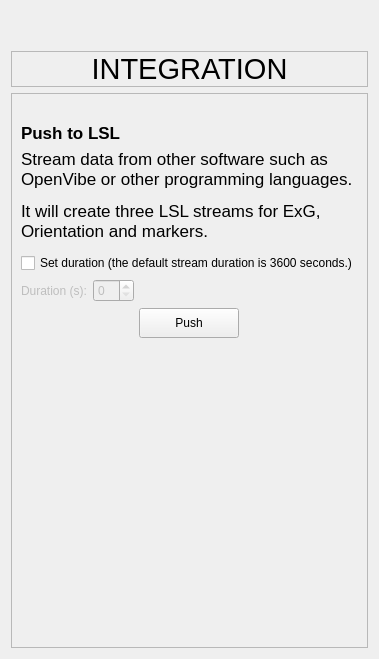
            <widget class="QWidget" name="page_integration">
             <layout class="QVBoxLayout" name="verticalLayout_12">
              <item>
               <spacer name="verticalSpacer_8">
                <property name="orientation">
                 <enum>Qt::Vertical</enum>
                </property>
                <property name="sizeType">
                 <enum>QSizePolicy::Maximum</enum>
                </property>
                <property name="sizeHint" stdset="0">
                 <size>
                  <width>20</width>
                  <height>20</height>
                 </size>
                </property>
               </spacer>
              </item>
              <item>
               <spacer name="verticalSpacer_9">
                <property name="orientation">
                 <enum>Qt::Vertical</enum>
                </property>
                <property name="sizeType">
                 <enum>QSizePolicy::Fixed</enum>
                </property>
                <property name="sizeHint" stdset="0">
                 <size>
                  <width>20</width>
                  <height>20</height>
                 </size>
                </property>
               </spacer>
              </item>
              <item>
               <widget class="QFrame" name="frame_integration_title">
                <property name="maximumSize">
                 <size>
                  <width>16777215</width>
                  <height>50</height>
                 </size>
                </property>
                <property name="styleSheet">
                 <string notr="true"/>
                </property>
                <property name="frameShape">
                 <enum>QFrame::StyledPanel</enum>
                </property>
                <property name="frameShadow">
                 <enum>QFrame::Raised</enum>
                </property>
                <layout class="QHBoxLayout" name="horizontalLayout_29">
                 <property name="spacing">
                  <number>0</number>
                 </property>
                 <property name="leftMargin">
                  <number>0</number>
                 </property>
                 <property name="topMargin">
                  <number>0</number>
                 </property>
                 <property name="rightMargin">
                  <number>0</number>
                 </property>
                 <property name="bottomMargin">
                  <number>0</number>
                 </property>
                 <item>
                  <widget class="QLabel" name="integration_title">
                   <property name="minimumSize">
                    <size>
                     <width>0</width>
                     <height>0</height>
                    </size>
                   </property>
                   <property name="font">
                    <font>
                     <pointsize>22</pointsize>
                     <italic>false</italic>
                     <bold>false</bold>
                    </font>
                   </property>
                   <property name="text">
                    <string>INTEGRATION</string>
                   </property>
                   <property name="alignment">
                    <set>Qt::AlignCenter</set>
                   </property>
                  </widget>
                 </item>
                </layout>
               </widget>
              </item>
              <item>
               <widget class="QFrame" name="frame_integration">
                <property name="styleSheet">
                 <string notr="true"/>
                </property>
                <property name="frameShape">
                 <enum>QFrame::StyledPanel</enum>
                </property>
                <property name="frameShadow">
                 <enum>QFrame::Raised</enum>
                </property>
                <layout class="QVBoxLayout" name="verticalLayout_36">
                 <item>
                  <spacer name="verticalSpacer_7">
                   <property name="orientation">
                    <enum>Qt::Vertical</enum>
                   </property>
                   <property name="sizeType">
                    <enum>QSizePolicy::Fixed</enum>
                   </property>
                   <property name="sizeHint" stdset="0">
                    <size>
                     <width>20</width>
                     <height>20</height>
                    </size>
                   </property>
                  </spacer>
                 </item>
                 <item>
                  <layout class="QVBoxLayout" name="verticalLayout_3">
                   <item>
                    <widget class="QLabel" name="label_2">
                     <property name="maximumSize">
                      <size>
                       <width>16777215</width>
                       <height>30</height>
                      </size>
                     </property>
                     <property name="font">
                      <font>
                       <pointsize>13</pointsize>
                       <italic>false</italic>
                       <bold>false</bold>
                       <kerning>true</kerning>
                      </font>
                     </property>
                     <property name="text">
                      <string>&lt;html&gt;&lt;head/&gt;&lt;body&gt;&lt;p&gt;&lt;span style=&quot; font-weight:600;&quot;&gt;Push to LSL&lt;/span&gt;&lt;/p&gt;&lt;/body&gt;&lt;/html&gt;</string>
                     </property>
                    </widget>
                   </item>
                   <item>
                    <widget class="QLabel" name="label_11">
                     <property name="font">
                      <font>
                       <pointsize>13</pointsize>
                       <italic>false</italic>
                       <bold>false</bold>
                      </font>
                     </property>
                     <property name="text">
                      <string>&lt;html&gt;&lt;head/&gt;&lt;body&gt;&lt;p&gt;Stream data from other software such as OpenVibe or other programming languages. &lt;/p&gt;&lt;p&gt;It will create three LSL streams for ExG, Orientation and markers. &lt;/p&gt;&lt;/body&gt;&lt;/html&gt;</string>
                     </property>
                     <property name="wordWrap">
                      <bool>true</bool>
                     </property>
                    </widget>
                   </item>
                   <item>
                    <widget class="QFrame" name="empty_frame_5">
                     <property name="frameShape">
                      <enum>QFrame::StyledPanel</enum>
                     </property>
                     <property name="frameShadow">
                      <enum>QFrame::Raised</enum>
                     </property>
                    </widget>
                   </item>
                   <item>
                    <widget class="QCheckBox" name="cb_lsl_duration">
                     <property name="text">
                      <string>Set duration (the default stream duration is 3600 seconds.)</string>
                     </property>
                    </widget>
                   </item>
                   <item>
                    <layout class="QHBoxLayout" name="horizontalLayout_13">
                     <item>
                      <widget class="QLabel" name="label_lsl_duration">
                       <property name="enabled">
                        <bool>false</bool>
                       </property>
                       <property name="text">
                        <string>Duration (s):</string>
                       </property>
                      </widget>
                     </item>
                     <item>
                      <widget class="QSpinBox" name="lsl_duration_value">
                       <property name="enabled">
                        <bool>false</bool>
                       </property>
                       <property name="maximumSize">
                        <size>
                         <width>150</width>
                         <height>16777215</height>
                        </size>
                       </property>
                      </widget>
                     </item>
                     <item>
                      <spacer name="horizontalSpacer_7">
                       <property name="orientation">
                        <enum>Qt::Horizontal</enum>
                       </property>
                       <property name="sizeHint" stdset="0">
                        <size>
                         <width>40</width>
                         <height>20</height>
                        </size>
                       </property>
                      </spacer>
                     </item>
                    </layout>
                   </item>
                   <item alignment="Qt::AlignHCenter">
                    <widget class="QPushButton" name="btn_push_lsl">
                     <property name="minimumSize">
                      <size>
                       <width>100</width>
                       <height>30</height>
                      </size>
                     </property>
                     <property name="maximumSize">
                      <size>
                       <width>100</width>
                       <height>30</height>
                      </size>
                     </property>
                     <property name="cursor">
                      <cursorShape>PointingHandCursor</cursorShape>
                     </property>
                     <property name="text">
                      <string>Push</string>
                     </property>
                    </widget>
                   </item>
                  </layout>
                 </item>
                 <item>
                  <spacer name="verticalSpacer">
                   <property name="orientation">
                    <enum>Qt::Vertical</enum>
                   </property>
                   <property name="sizeType">
                    <enum>QSizePolicy::Maximum</enum>
                   </property>
                   <property name="sizeHint" stdset="0">
                    <size>
                     <width>20</width>
                     <height>300</height>
                    </size>
                   </property>
                  </spacer>
                 </item>
                </layout>
               </widget>
              </item>
             </layout>
            </widget>
